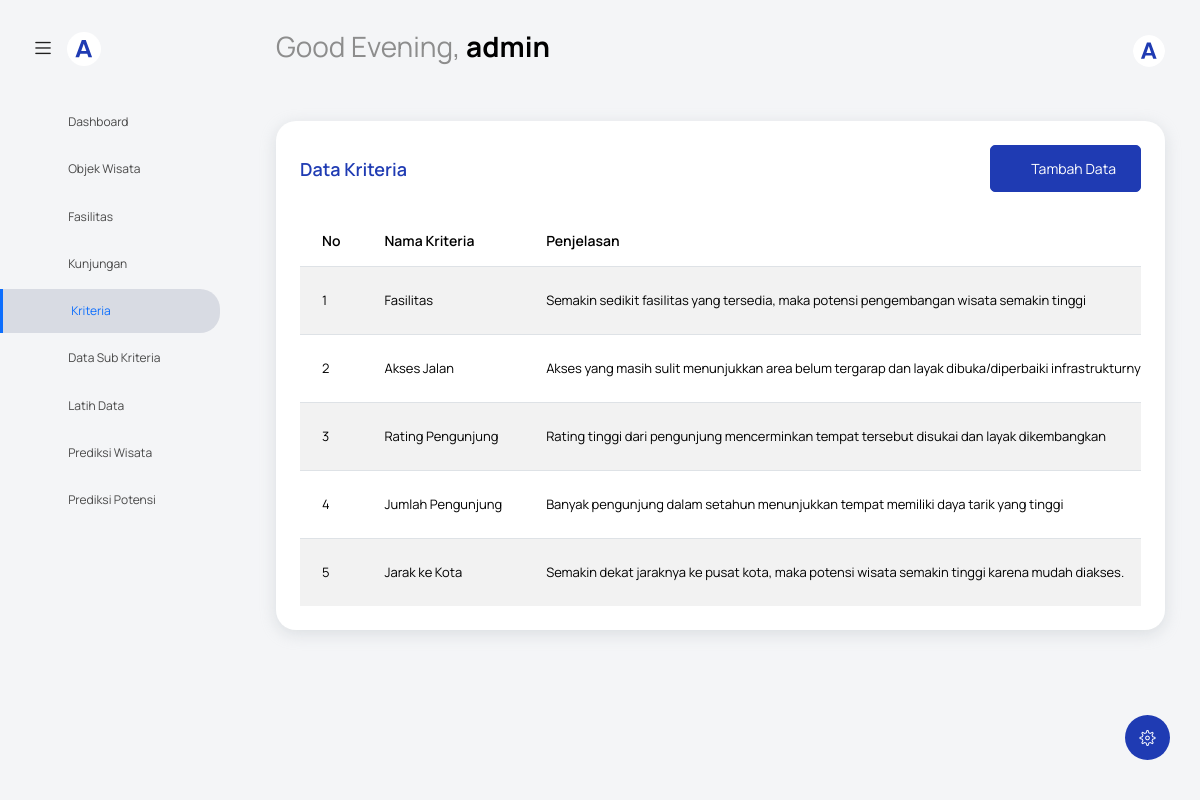
Page /index.php?page=kriteria (signed in) on the committed database.
### tables this page shows
CREATE TABLE `kriteria` (
  `id_kriteria` int(11) NOT NULL,
  `nama_kriteria` varchar(100) NOT NULL,
  `penjelasan` text NOT NULL,
  `arah_potensi` varchar(10) NOT NULL,
  `satuan` varchar(50) DEFAULT NULL,
  `bobot` float DEFAULT 1
);

### controller/kriteria.php (called while the page is built, shortened)
<?php
include __DIR__ . '/../koneksi.php';
$data_kriteria = [];
$result = $conn->query("SELECT * FROM kriteria ORDER BY id_kriteria ASC");
if ($result && $result->num_rows > 0) {
  while ($row = $result->fetch_assoc()) {
    $data_kriteria[] = $row;
  }
}

### view/kriteria/index.php (the view, shortened to what this page needs)
<?php include('view/template/header.php'); ?>
<body class="with-welcome-text">
    <div class="container-scroller">
        <?php include 'view/template/navbar.php'; ?>
        <div class="container-fluid page-body-wrapper">
            <?php include 'view/template/setting_panel.php'; ?>
            <?php include 'view/template/sidebar.php'; ?>
            <div class="main-panel">
                <div class="content-wrapper">
                    <div class="row">
                        <div class="col-sm-12">
                            <div class="card">
                                <div class="card-body">
                                    <div class="d-flex flex-column flex-md-row justify-content-between align-items-start align-items-md-center mb-4">
                                        <h4 class="card-title text-primary mb-3 mb-md-0">Data Kriteria</h4>
                                        <div class="d-flex flex-column flex-md-row gap-2">
                                            <a href="index.php?page=kriteria_tambah" class="btn btn-primary d-flex align-items-center">
                                                <i class="mdi mdi-plus-circle-outline me-1"></i>
                                                Tambah Data
                                            </a>
                                        </div>
                                    </div>
                                    <?php include 'controller/kriteria.php'; ?>
                                    <div class="table-responsive">
                                        <table class="table table-striped table-hover">
                                            <thead>
                                                <tr>
                                                    <th>No</th>
                                                    <th>Nama Kriteria</th>
                                                    <th>Penjelasan</th>
                                                </tr>
                                            </thead>
                                            <tbody>
                                                <?php $no = 1;
                                                foreach ($data_kriteria as $row): ?>
                                                    <tr>
                                                        <td><?= $no++ ?></td>
                                                        <td><?= $row['nama_kriteria'] ?></td>
                                                        <td><?= $row['penjelasan'] ?></td>
                                                    </tr>
                                                <?php endforeach; ?>
                                            </tbody>
                                        </table>
                                    </div>
                                </div>
                            </div>
                        </div>
                    </div>
                </div>
            </div>
        </div>
    </div>
</body>
</html>

### rows in the picture
kriteria: nama_kriteria "Fasilitas", penjelasan "Semakin sedikit fasilitas yang tersedia, maka potensi pengembangan wisata semakin tinggi"
kriteria: nama_kriteria "Akses Jalan", penjelasan "Akses yang masih sulit menunjukkan area belum tergarap dan layak dibuka/diperbaiki…"
kriteria: nama_kriteria "Rating Pengunjung", penjelasan "Rating tinggi dari pengunjung mencerminkan tempat tersebut disukai dan layak dikembangkan"
kriteria: nama_kriteria "Jumlah Pengunjung", penjelasan "Banyak pengunjung dalam setahun menunjukkan tempat memiliki daya tarik yang tinggi"
kriteria: nama_kriteria "Jarak ke Kota", penjelasan "Semakin dekat jaraknya ke pusat kota, maka potensi wisata semakin tinggi karena mudah diakses."

### other values in the picture
$namaPengguna "admin"
$item['title'] "Dashboard"
$item['title'] "Objek Wisata"
$item['title'] "Fasilitas"
$item['title'] "Kunjungan"
$item['title'] "Kriteria"
$item['title'] "Data Sub Kriteria"
$item['title'] "Latih Data"
$item['title'] "Prediksi Wisata"
$item['title'] "Prediksi Potensi"
